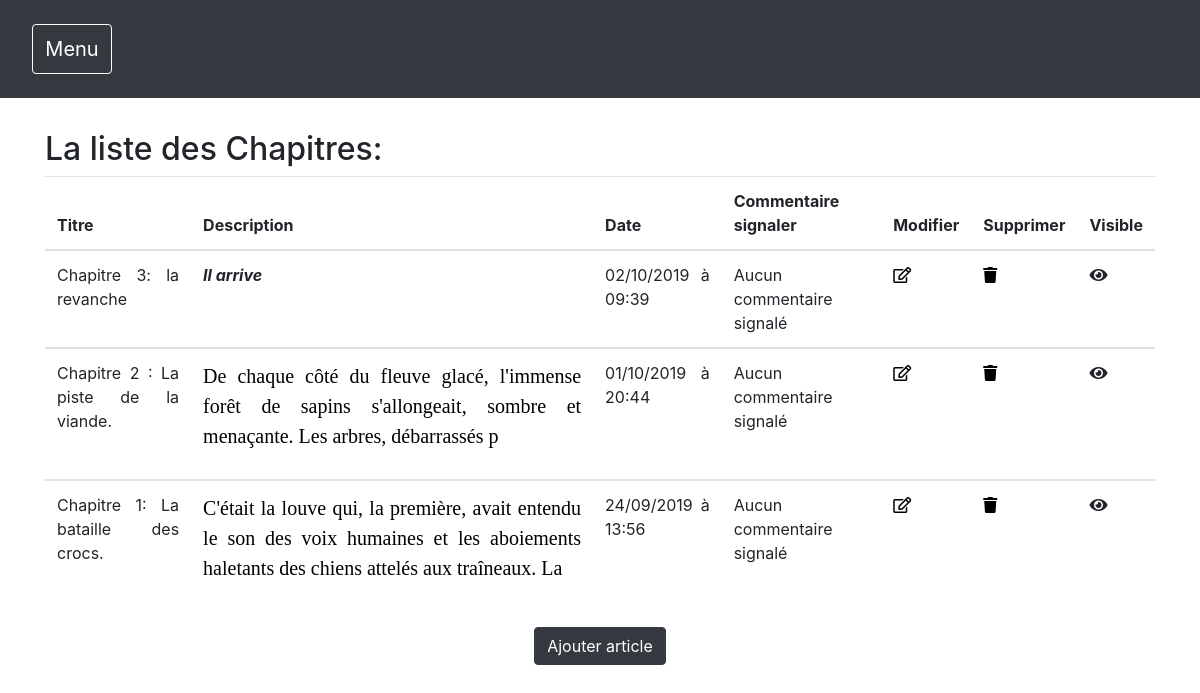
Screenshot of /index.php?page=adminChapters (signed in) with the database file from the repository.
### tables this page shows
CREATE TABLE IF NOT EXISTS `posts` (
  `id` int(11) NOT NULL AUTO_INCREMENT,
  `title` varchar(255) NOT NULL,
  `content` text NOT NULL,
  `name_post` varchar(255) NOT NULL,
  `image_posts` varchar(255) NOT NULL DEFAULT 'post.png',
  `date_posts` datetime NOT NULL,
  `posted` tinyint(1) NOT NULL,
  PRIMARY KEY (`id`)
);

### src/view/View.php (called while the page is built, shortened)
<?php
class View
{
    private function getUrl(string $statement, string $namePage, ?array $datas)
    {
        require_once '../templates/' . $statement . '/' . $namePage . '.php';
    }
    private function getHeader(string $statement, ?array $datas)
    {
        require_once '../templates/' . $statement . '/headerView.php';
    }
    public function getView(string $statement, string $namePage, ?array $datas)
    {
        $this->getUrl($statement, $namePage, $datas);
        require_once '../templates/' . $statement . '/template.php';
    }
}

### src/controller/BackendController.php (called while the page is built, shortened)
<?php
class BackendController
{
    public function adminChaptersAction(array &$session, array $getData): void
    {
        $postManager = new PostsManager();
        $commentManager = new CommentsManager();
        $chapters = $postManager->getChapters(2);
        $nbComments = $commentManager->nbComments();
        $view = new View();
        $view->getView('backend', 'adminChaptersView', ['chapters' => $chapters, 'title' => 'Listes chapitres', 'session' => $session, 'nbComments' => $nbComments]);
    }
}

### src/model/Database.php (called while the page is built, shortened)
<?php
class Database
{
    private static $db = null;
    public static function getDb(): PDO
    {
        if (self::$db === null) {
            self::$db = new PDO(self::DSN, self::USER, self::PASSWORD);
        }
        return self::$db;
    }
}

### src/model/PostsManager.php (called while the page is built, shortened)
<?php
class PostsManager
{
    public function getChapters(int $order): array
    {
        $sql = null;
        if ($order === 1) {
            $sql = "
            SELECT *
            FROM posts
            WHERE posted='1'
            ORDER BY date_posts
            ASC
            ";
        } else if ($order === 2) {
            $sql = "
            SELECT *
            FROM posts
            ORDER BY date_posts
            DESC
            ";
        }
        $query = Database::getDb()->query($sql);
        $req = $query->fetchAll(PDO::FETCH_OBJ);
        return $req;
    }
}

### templates/backend/adminChaptersView.php (the view, shortened to what this page needs)
<div class="container">
    <div class="row">
        <div class="headerTab col-12 col-md-12 col-lg-12">
            <h2>La liste des Chapitres: </h2>
        </div>
        <section class="blog-me pt-100 pb-100" id="blog">
            <div class="container">
                <div id="styleBloc">
                    <table class="table">
                        <thead>
                            <tr>
                                <th scope="col">Titre</th>
                                <th scope="col">Description</th>
                                <th scope="col">Date</th>
                                <th scope="col">Commentaire signaler</th>
                                <th scope="col">Modifier</th>
                                <th scope="col">Supprimer</th>
                                <th scope="col">Visible</th>
                            </tr>
                        </thead>
                        <?php if (isset($datas['chapters'])): ?>
                        <?php foreach ($datas['chapters'] as $chapter): ?>
                        <tbody>
                            <tr>
                                <td><?=$chapter->title?></td>
                                <td><?=substr(nl2br($chapter->content), 0, 250)?></td>
                                <td><?=date("d/m/Y à H:i", strtotime($chapter->date_posts))?></td>
                                <td>
                                    <?php if (!empty($datas['nbComments']) and !empty($datas['nbComments'][$chapter->id])): ?>
                                    <a href="index.php?page=adminComments&id=<?=$chapter->id?>">
                                        <button class="btn btn-warning"><?=$datas['nbComments'][$chapter->id]?></button>
                                    </a>
                                    <?php else: ?>
                                    <?='Aucun commentaire signalé'?>
                                    <?php endif;?>
                                </td>
                                <td><a href="index.php?page=adminChapter&id=<?=$chapter->id?>" id="lien"><i
                                            class="far fa-edit"></i></a></td>
                                <td><a href="index.php?page=adminChapters&action=delete&id=<?=$chapter->id?>"><i
                                            class="fas fa-trash"></i></a>
                                </td>
                                <td>
                                    <?=($chapter->posted == '0') ? '<span class="fas fa-lock"></span>' : '<i class="fas fa-eye"></i>'?>
                                </td>
                            </tr>
                        </tbody>
                        <?php endforeach?>
                        <?php else:var_dump($datas['chapters']);?>
                        <?php endif;?>
                    </table>
                    <a href="index.php?page=adminChapter" class="btn btn-primary">Ajouter article</a>
                </div>
            </div>
        </section>
    </div>
</div>

### public/css/backend.css (style rules this page uses)
html, body { margin: 0; padding: 0; }
a { color: #000000; text-decoration: none; background-color: transparent; }
.blog-me { overflow: auto; }
.headerTab { display: flex; justify-content: space-between; }
.btn-primary { color: #fff; background-color: #343a40; border-color: #343a40; }
@media all and (min-width: 768px) { #styleBloc { display: flex; justify-content: center; flex-wrap: wrap; align-items: center; align-content: center; text-align: justify; } }

### rows the page displays
posts: title "Chapitre 3: la revanche", content "Il arrive", date_posts "02/10/2019 à 09:39", posted 1 (drawn)
posts: title "Chapitre 2 : La piste de la viande.", content "De chaque côté du fleuve glacé, l'immense forêt de sapins s'allongeait, sombre et menaçante. Les arbres, débarrassés p", date_posts "01/10/2019 à 20:44", posted 1 (drawn)
posts: title "Chapitre 1: La bataille des crocs.", content "C'était la louve qui, la première, avait entendu le son des voix humaines et les aboiements haletants des chiens attelés aux traîneaux. La", date_posts "24/09/2019 à 13:56", posted 1 (drawn)
